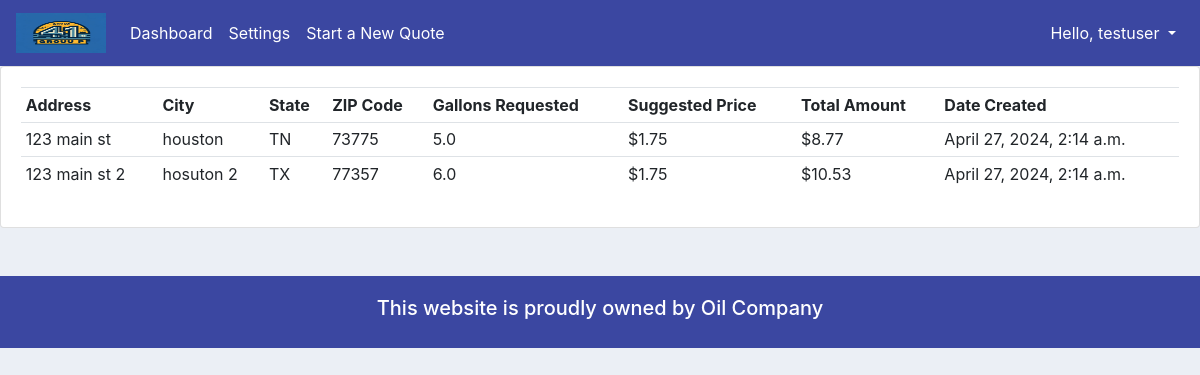
Screenshot of /user/ (signed in) with the database file from the repository.
### accounts/models.py (models this page shows, shortened)
class FuelQuote(models.Model):
    customer = models.ForeignKey(Customer, null=True, on_delete=models.SET_NULL) # one to many relationships
    gallons_requested = models.FloatField()
    state = models.CharField(max_length=100)
    has_history = models.BooleanField()
    suggested_price = models.FloatField()
    total_amount = models.FloatField()
    date_created = models.DateTimeField(auto_now_add=True)
    address = models.CharField(max_length=255, default='Unknown')  # Default value added
    city = models.CharField(max_length=100, default='Unknown')     # Default value added
    zip_code = models.CharField(max_length=20, default='00000')    # Default value added

### accounts/decorators.py (the view)
        def wrapper_func(request, *args, **kwargs):
            group = None
            if request.user.groups.exists():
                group = request.user.groups.all()[0].name # index it first one by [0]
            if group in allowed_roles:     # [] admin/staff/customer what ever it is.
                return view_func(request, *args, **kwargs)
            else:
                return HttpResponse('You are not authorized to view this page')

### accounts/views.py (called while the page is built)
@login_required(login_url='login')
@allowed_users(allowed_roles=['customer'])
def userPage(request):
    quotes = FuelQuote.objects.filter(customer=request.user.customer)
    context = {
        'quotes': quotes
    }
    return render(request, 'accounts/user.html', context)

### accounts/templates/accounts/user.html (shortened to what this page needs)
{% extends 'accounts/main.html' %}
{% block content %}
<div class="row">
    <div class="col-md">
        <div class="card card-body">
            <table class="table table-sm">
                <tr>
                    <th>Address</th>
                    <th>City</th>
                    <th>State</th>
                    <th>ZIP Code</th>
                    <th>Gallons Requested</th>
                    <th>Suggested Price</th>
                    <th>Total Amount</th>
                    <th>Date Created</th>
                </tr>
                {% for quote in quotes %}
                <tr>
                    <td>{{ quote.address }}</td>
                    <td>{{ quote.city }}</td>
                    <td>{{ quote.state }}</td>
                    <td>{{ quote.zip_code }}</td>
                    <td>{{ quote.gallons_requested }}</td>
                    <td>${{ quote.suggested_price }}</td>
                    <td>${{ quote.total_amount }}</td>
                    <td>{{ quote.date_created }}</td>
                </tr>
                {% endfor %}
            </table>
        </div>
    </div>
</div>
{% endblock %}

### accounts/templates/accounts/navbar.html (shortened to what this page needs)
{% load static %}
{% load qr_code %}
<nav class="navbar navbar-expand-lg navbar-dark" style="background-color: #3B47A1;">
  <a class="navbar-brand" href="{% url 'home' %}">
    <img src="{% static 'images/logo1.png' %}" width="90" height="40" alt="">
  </a>
  <div class="collapse navbar-collapse" id="navbarSupportedContent">
    <ul class="navbar-nav mr-auto">
      {% if request.user.is_staff %}
      <li class="nav-item active">
        <a class="nav-link" href="{% url 'home' %}">Dashboard</a>
      </li>
      <li class="nav-item active">
        <a class="nav-link" href="{% url 'products' %}">Products</a>
      </li>
      {% else %}
      <li class="nav-item active">
        <a class="nav-link" href="{% url 'home' %}">Dashboard</a>
      </li>
      <li class="nav-item active">
        <a class="nav-link" href="{% url 'account' %}">Settings</a>
      </li>
      <li class="nav-item active">
        <a class="nav-link" href="{% url 'createOrder_user' user.id %}">Start a New Quote</a>
      </li>
      {% endif %}
    </ul>
    <ul class="navbar-nav">
      <li class="nav-item dropdown">
        <a class="nav-link dropdown-toggle" href="#" id="navbarDropdown" role="button" data-toggle="dropdown"
          aria-haspopup="true" aria-expanded="false" style="color: #fff;">
          Hello, {{request.user}}
        </a>
      </li>
    </ul>
  </div>
</nav>

### static/css/main.css (style rules this page uses)
body { background-color: #ebeff5; }

### rows the page displays
FuelQuote: address "123 main st", city "houston", state "TN", zip_code "73775", gallons_requested "5.0", suggested_price "1.75", total_amount "8.77", date_created "April 27, 2024, 2:14 a.m."
FuelQuote: address "123 main st 2", city "hosuton 2", state "TX", zip_code "77357", gallons_requested "6.0", suggested_price "1.75", total_amount "10.53", date_created "April 27, 2024, 2:14 a.m."

### other values shown
{{ request.user }} "testuser"
